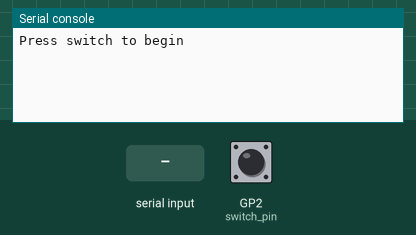
Bench run of a program on a simulated Raspberry Pi Pico running CircuitPython. On the bench: the last lines printed to the serial console. Inputs (shaded band) come from the test bench; at power-on: GP2 (switch_pin) HIGH.

Above: at 5.0 s.
5.1 s: GP2 (switch_pin) pulled LOW for 0.15 s
At 6.4 s:
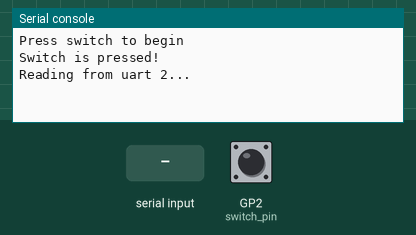
6.8 s: "5" received over the second serial link
At 8.0 s:
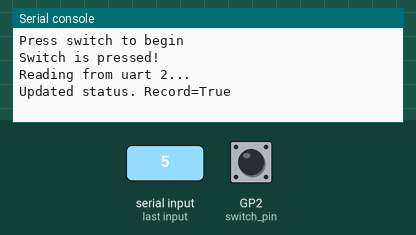
8.3 s: GP2 (switch_pin) pulled LOW for 1 s
At 9.7 s:
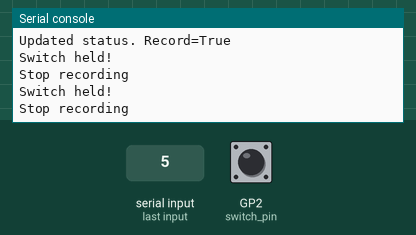
10.8 s: "90" received over the second serial link
At 11.4 s:
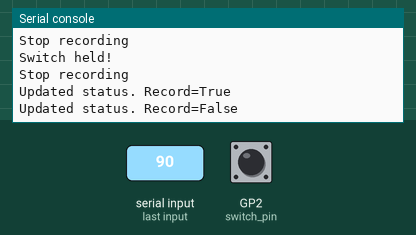
12.4 s: GP2 (switch_pin) pulled LOW for 0.15 s
At 13.8 s:
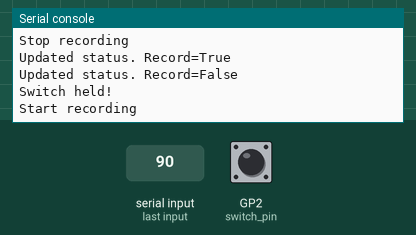

The program:

code.py
```python
import time
import board
import digitalio
import busio

uart2 = busio.UART(board.GP4, board.GP5, baudrate=2400, bits=8, parity=None, stop=1)

def print_byte(p, b):
    print("RX{}: {:8}\t0x{:x}\t{}".format(p, int(time.monotonic() * 1000), b, b))

def interpret_byte(byte):
    # Bit 7 - Handshake phase (1 for handshake, 0 for acknowledged)
    handshake_phase = bool(byte & 0b10000000)
    # Bit 0 - Recording in progress (alternates 0 and 1 when recording paused)
    recording_in_progress = bool(byte & 0b00000001)
    # Print the decoded properties
    print("Handshake phase:{} Recording in progress:{}".format(handshake_phase,recording_in_progress))

def needsHandshake(byte):
    handshake_phase = bool(byte & 0b10000000)
    return handshake_phase

def isRecording(byte):
    # Bit 7 - Handshake phase (1 for handshake, 0 for acknowledged)
    handshake_phase = bool(byte & 0b10000000)
    # Bit 0 - Recording in progress (alternates 0 and 1 when recording paused)
    recording_in_progress = bool(byte & 0b00000001)
    # Print the decoded properties
    return not handshake_phase and recording_in_progress


# Set up the GPIO pin connected to the momentary contact switch (GP02)
switch_pin = digitalio.DigitalInOut(board.GP2)
switch_pin.direction = digitalio.Direction.INPUT
switch_pin.pull = digitalio.Pull.UP  # Set the internal pull-up resistor

def if_switch_held():
    time.sleep(0.1)
    switch_state = switch_pin.value
        # Check if the switch is pressed (LOW) or released (HIGH)
    if not switch_state:
        print("Switch held!")
        return True
    return False

def wait_for_switch():
    while True:
        # Read the state of the switch
        switch_state = switch_pin.value
        # Check if the switch is pressed (LOW) or released (HIGH)
        if not switch_state:
            print("Switch is pressed!")
            time.sleep(0.25)
            return
        # Add a small delay before reading the switch again
        time.sleep(0.1)

print("Press switch to begin")
wait_for_switch()

# Variable to store the last received time
last_received_time = time.monotonic()

stateKnown = False
stateIsRecording = False

print("Reading from uart 2...")
while True:

    # Check for incoming data on Serial2
    if uart2.in_waiting > 0:
        incoming_byte2 = uart2.read(1)[0]
         # Update the last received time
        #print_byte(2, incoming_byte2)
        #interpret_byte(incoming_byte2)
        if not needsHandshake(incoming_byte2):
            # This useful status  data
            stateIsRecording = isRecording(incoming_byte2)
            print("Updated status. Record={}".format(stateIsRecording))
            last_received_time = time.monotonic()
            stateKnown = True

    if not stateKnown:
        if time.monotonic() - last_received_time >= 5.0:
            print("No status data received for 5 seconds. Sending specific byte.")
            # This code elicits a response
            #print("Poke")
            uart2.write(b'\x80')
            time.sleep(0.01)
            uart2.write(b'\x00')
            time.sleep(0.01)
            uart2.write(b'\xA1')
            time.sleep(0.01)
            uart2.write(b'\x00')
            time.sleep(0.25)
            last_received_time = time.monotonic()
    else:
        if if_switch_held():
                if stateIsRecording:
                    print("Stop recording")
                else:
                    print("Start recording")
                # Let's try recording?
                uart2.write(b'\x81')
                time.sleep(0.1)  # 100ms delay
                uart2.write(b'\x00')
                time.sleep(0.1)  # 100ms delay
                uart2.write(b'\x80')
                time.sleep(0.1)  # 100ms delay
                uart2.write(b'\x00')
                time.sleep(0.25)
```

Measured:
- after the input at 5.1 s, the serial console: prints a new line at once (image 1)
- after the input at 6.8 s, the serial console: prints a new line at once (image 2)
- after the input at 8.3 s, the serial console: prints a new line at once (image 3)
- after the input at 10.8 s, the serial console: prints a new line at once (image 4)
- after the input at 12.4 s, the serial console: prints a new line at once (image 5)
